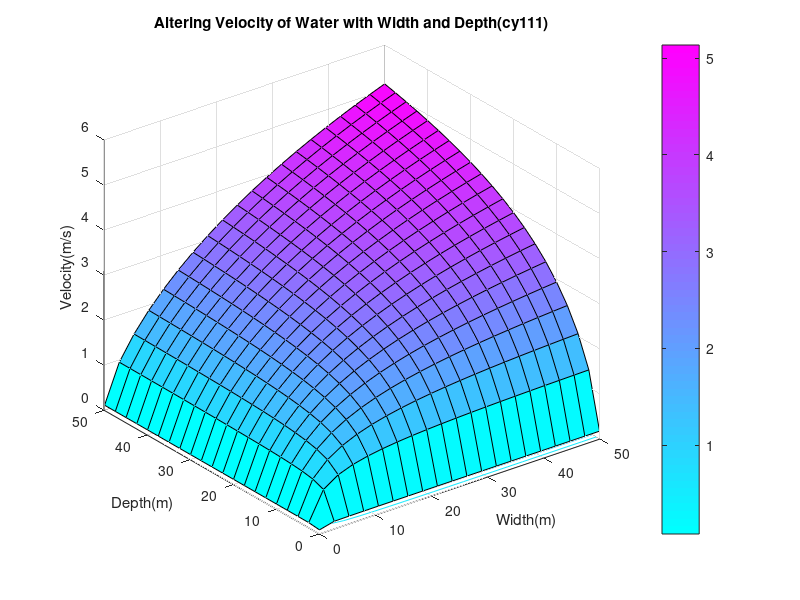

Here is the MATLAB script that generated this plot:
%[WaterVelocity.m]
%[Cemal Yagcioglu]
%[October 16,2016]
% I have adhered to all the tenets of the 
% Duke Community Standard in creating this code.
% Signed: [cy111]
S=0.0003
n=0.022
B=linspace(0.1,50,20)
H=linspace(0.1,50,21)
[B,H] = meshgrid(B,H)

U=(sqrt(S)./n).*(B.*H./(B+2.*H)).^(2/3)
surfc(B,H,U)
title('Altering Velocity of Water with Width and Depth(cy111)')
xlabel('Width(m)')
ylabel('Depth(m)')
zlabel('Velocity(m/s)')
grid on
colormap(cool)
colorbar
axis([0,50,0,50,0,6])

print -depsc WaterVelocity
